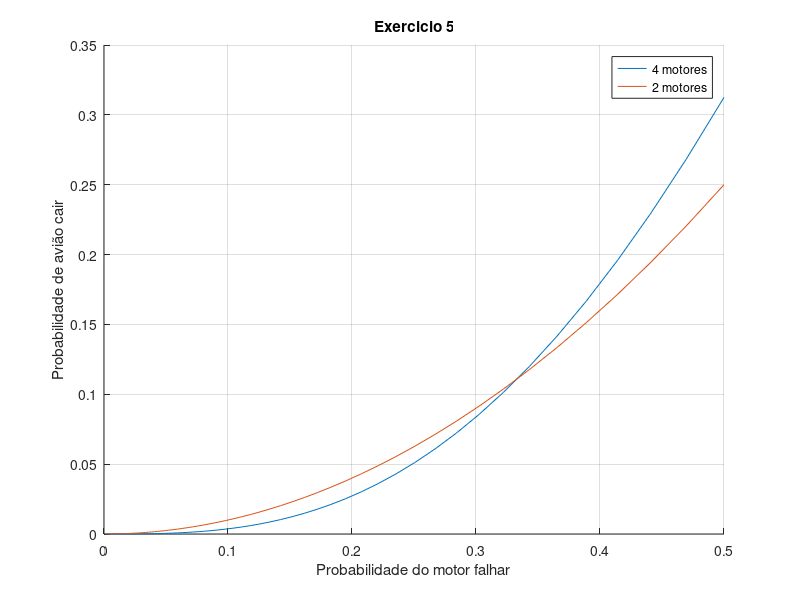

Reproduce this figure in MATLAB.
% ex5
% Avião despenha se mais de metado dos motores falharem
% É preferível voar num avião que tenha 2 ou 4 motores?

% Calcular a probabilidade de cair um avião com 2 motores:
n = 2; % número de motores
k = 2; % mais de metade dos motores falharem
p = logspace(-3,log10(1/2),100);
p2motores = (factorial(n)/(factorial(k) .* factorial(n - k))) .* p.^k .* (1-p).^(n-k);

fprintf("Probabilidade de despenhar com 2 motores: %f\n", p2motores);

% Calcular a probabilidade de cair um avião com 4 motores: 

n = 4;
p4motores = 0;
for k = 3:4
    p4motores = p4motores + ((factorial(n)/(factorial(k) .* factorial(n - k))) .* p.^k .* (1-p).^(n-k));
end

fprintf("Probabilidade de despenhar com 3 e 4 motores: %f\n", p2motores);


% Comparação dos resultados

figure(1);
hold on;

plot(p,p4motores);
plot(p,p2motores);

legend("4 motores","2 motores");

xlabel('Probabilidade do motor falhar');
ylabel('Probabilidade de avião cair');
title("Exercicio 5");

grid on;
hold off;
